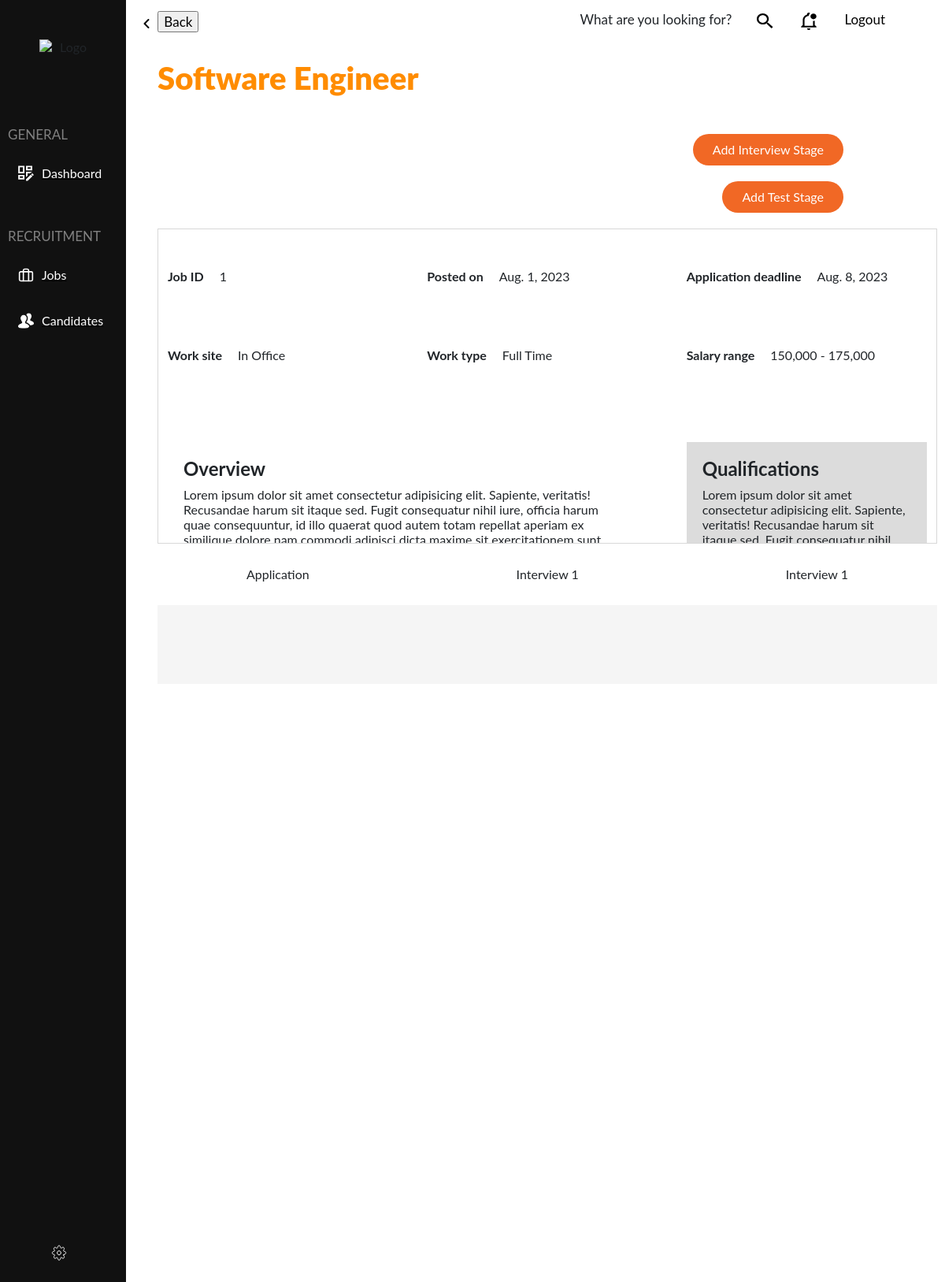
/recruiters/jobs/1 (signed in), run on an earlier commit of the app's database.
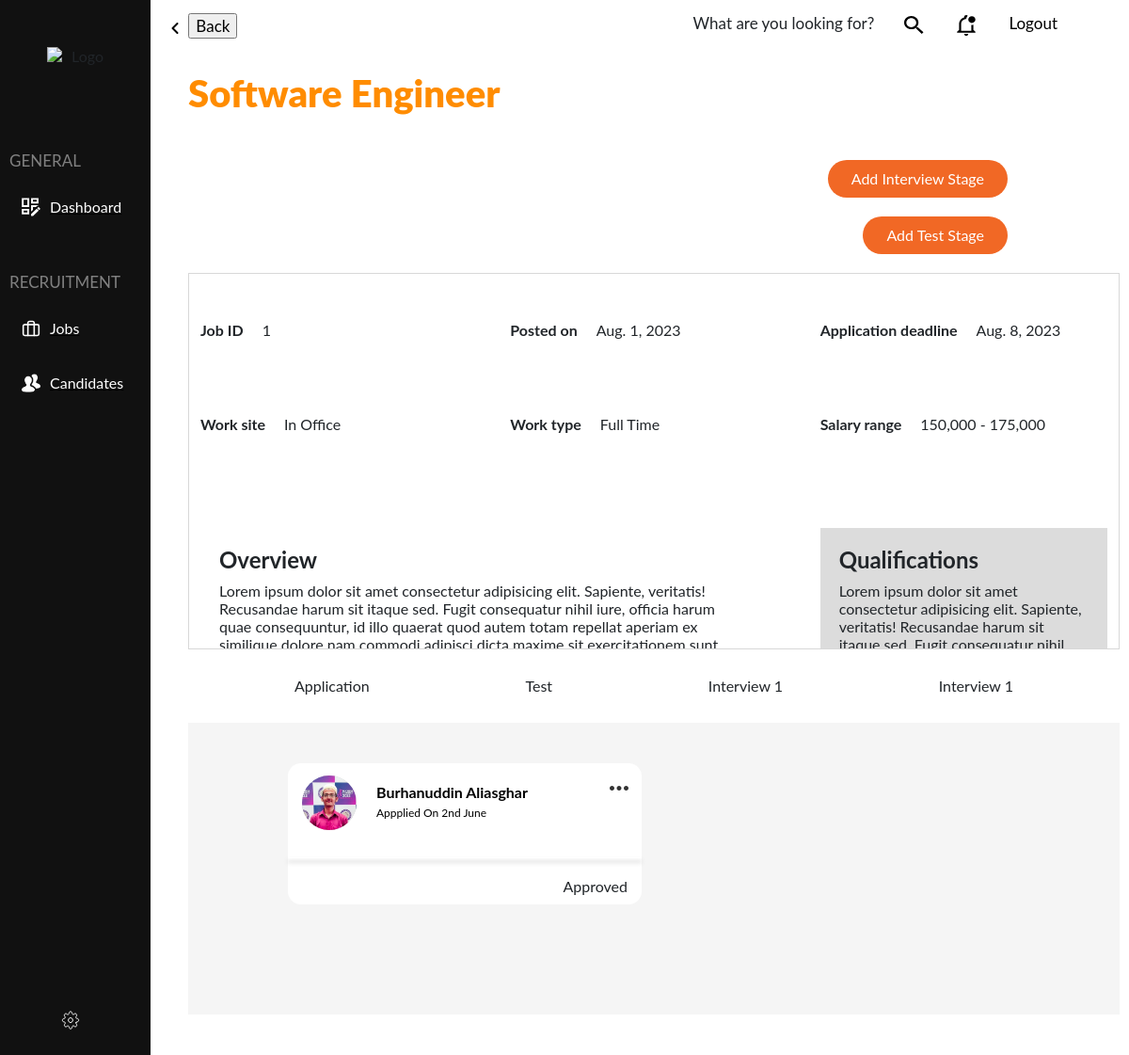
And on a later commit of the database.
### apps/applicants/models/job_stages.py (models this page shows, shortened)
class Base_Job_Stage(PolymorphicModel):
    name = models.CharField(
        verbose_name="Job Stage Name",
        max_length=128,
        db_index=False,
        default="Application",
    )
    job_ID = models.ForeignKey(
        to=Job,
        on_delete=models.CASCADE,
        db_index=True,
        related_name="job_stages"
    )
    created_By = models.ForeignKey(
        to=Recruiter,
        on_delete=models.CASCADE,
        db_index=True,
        related_name="job_stages_created"
    )
    description = models.TextField(
        verbose_name="Description",
        db_index=False,
        max_length=1024,
        null=True,
        blank=True,
    )
    start_Date = models.DateField(
        verbose_name="Start Date",
        auto_now=False,
        auto_now_add=False,
        db_index=False,
    )
    end_Date = models.DateField(
        verbose_name="End Date",
        auto_now=False,
        auto_now_add=False,
        db_index=False,
    )
    """If this is not done, the polymorphic manager will not work
    And Django will take all the child class objects as instance of a single child class
    This causes horrific error when deleting objects
    """
    non_polymorphic = models.Manager()
    class Meta:
        base_manager_name = 'non_polymorphic'

class Interview(Base_Job_Stage):
    ONLINE = 'O'
    IN_PERSON = 'I'
    INTERVIEW_TYPE_CHOICES = [
        (ONLINE, 'Online'),
        (IN_PERSON, 'In Person'),
    ]
    type = models.CharField(
        verbose_name="Interview Type",
        max_length=1,
        choices=INTERVIEW_TYPE_CHOICES,
        default=ONLINE,
    )
    duration = models.IntegerField(
        verbose_name="Each Interview Duration in Minutes",
        db_index=False,
    )
    class Meta:
        ordering = ['job_ID','start_Date', 'end_Date']
        verbose_name = "Interview Stage For Jobs"
        verbose_name_plural = "Interview Stages For Jobs"

class Base_Job_Stage(PolymorphicModel):
    name = models.CharField(
        verbose_name="Job Stage Name",
        max_length=128,
        db_index=False,
        default="Application",
    )
    job_ID = models.ForeignKey(
        to=Job,
        on_delete=models.CASCADE,
        db_index=True,
        related_name="job_stages"
    )
    created_By = models.ForeignKey(
        to=Recruiter,
        on_delete=models.CASCADE,
        db_index=True,
        related_name="job_stages_created"
    )
    description = models.TextField(
        verbose_name="Description",
        db_index=False,
        max_length=1024,
        null=True,
        blank=True,
    )
    start_Date = models.DateField(
        verbose_name="Start Date",
        auto_now=False,
        auto_now_add=False,
        db_index=False,
    )
    end_Date = models.DateField(
        verbose_name="End Date",
        auto_now=False,
        auto_now_add=False,
        db_index=False,
    )
    """If this is not done, the polymorphic manager will not work
    And Django will take all the child class objects as instance of a single child class
    This causes horrific error when deleting objects
    """
    non_polymorphic = models.Manager()
    class Meta:
        base_manager_name = 'non_polymorphic'

class Test(Base_Job_Stage):
    duration = models.IntegerField(
        verbose_name="Test Duration in Minutes",
        db_index=False,
    )
    class Meta:
        ordering = ['job_ID','start_Date', 'end_Date']
        verbose_name = "Test Stage For Jobs"
        verbose_name_plural = "Test Stages For Jobs"

### apps/applicants/models/job.py (models this page shows, shortened)
class Job(models.Model):
    title = models.CharField(
        verbose_name="Job Title",
        max_length=128,
        db_index=False,
    )
    overview = RichTextField(
        verbose_name="Job Description",
    )
    responsibilities = RichTextField(
        verbose_name="Job Responsibilities",
    )
    qualifications = RichTextField(
        verbose_name="Job Qualifications",
    )
    _25 = '25,000 - 50,000'
    _50 = '50,000 - 75,000'
    _75 = '75,000 - 100,000'
    _100 = '100,000 - 125,000'
    _125 = '125,000 - 150,000'
    _150 = '150,000 - 175,000'
    _175 = '175,000 - 200,000'
    _200 = '200,000 - 225,000'
    _225 = '225,000 - 250,000'
    _250 = '250,000 - 275,000'
    _275 = '275,000 - 300,000'
    _300 = '300,000 - 325,000'
    SALARY_RANGE_CHOICES = [
        (_25, '25,000 - 50,000'),
        (_50, '50,000 - 75,000'),
        (_75, '75,000 - 100,000'),
        (_100, '100,000 - 125,000'),
        (_125, '125,000 - 150,000'),
        (_150, '150,000 - 175,000'),
        (_175, '175,000 - 200,000'),
        (_200, '200,000 - 225,000'),
        (_225, '225,000 - 250,000'),
        (_250, '250,000 - 275,000'),
        (_275, '275,000 - 300,000'),
        (_300, '300,000 - 325,000')
    ]
    salary_Range = models.CharField(
        verbose_name="Salary Range",
        max_length=20,
        db_index=False,
        choices=SALARY_RANGE_CHOICES,
    )
    REMOTE = 'R'
    IN_OFFICE = 'O'
    HYBRID = 'H'
    WORK_SITE_CHOICES = [
        (REMOTE, 'Remote'),
        (IN_OFFICE, 'In Office'),
        (HYBRID, 'Hybrid'),
    ]
    work_Site = models.CharField(
        verbose_name="Work Site",
        max_length=1,
        choices=WORK_SITE_CHOICES,
        db_index=False,
    )
    FULL_TIME = 'F'
    PART_TIME = 'P'
    INTERNSHIP = 'I'
    CONTRACT = 'C'
    WORK_TYPE_CHOICES = [
        (FULL_TIME, 'Full Time'),
        (PART_TIME, 'Part Time'),
        (INTERNSHIP, 'Internship'),
        (CONTRACT, 'Contract'),
    ]
    work_Type = models.CharField(
        verbose_name="Work Type",
        max_length=1,
        choices=WORK_TYPE_CHOICES,
        db_index=False,
    )
    STATUS_CHOICES = [
        (True, 'Open'),
        (False, 'Closed'),
    ]
    open = models.BooleanField(
        verbose_name="Job Status",
        db_index=False,
        choices=STATUS_CHOICES,
        default=True,
    )
    created_By = models.ForeignKey(
        to=Recruiter,
        on_delete=models.CASCADE,
        db_index=True,
        related_name="jobs_created"
    )

### apps/applicants/models/candidate.py (models this page shows, shortened)
class Candidate(models.Model):
    candidate_ID = models.CharField(
        verbose_name="64-character Random ID string for Candidates",
        primary_key=True,
        max_length=64,
        db_index=False,
    )
    user = models.OneToOneField(
        to=User,
        on_delete=models.CASCADE,
        db_index=True,
        unique=True,
        verbose_name="User",
        related_name="candidate"
    )
    created_At = models.DateTimeField(
        verbose_name="Date and Time of Creation",
        auto_now=False,
        auto_now_add=True,
        db_index=False,
    )
    first_Name = models.CharField(
        max_length=64,
    )
    last_Name = models.CharField(
        max_length=64,
    )

### apps/applicants/models/stage_application.py (models this page shows, shortened)
class Candidate_Application(models.Model):
    application_ID = models.ForeignKey(
        to=Application,
        on_delete=models.CASCADE,
        db_index=True,
        related_name="candidate_applications"
    )
    candidate_ID = models.OneToOneField(
        to=Candidate,
        on_delete=models.CASCADE,
        db_index=True,
        related_name="candidate_application"
    )
    ACCEPTED = 'A'
    REJECTED = 'R'
    UNDECIDED = 'U'
    STATUS_CHOICES = [
        (ACCEPTED, 'Accepted'),
        (REJECTED, 'Rejected'),
        (UNDECIDED, 'Undecided'),
    ]
    status = models.CharField(
        verbose_name="Application Status",
        max_length=1,
        choices=STATUS_CHOICES,
        db_index=False,
    )
    profile = models.ForeignKey(
        to=Profile,
        on_delete=models.CASCADE,
        db_index=False,
        related_name="candidate_application"
    )
    education = models.ForeignKey(
        to=Education,
        on_delete=models.CASCADE,
        db_index=False,
        related_name="candidate_application"
    )
    experience = models.ForeignKey(
        to=Experience,
        on_delete=models.CASCADE,
        db_index=False,
        related_name="candidate_application"
    )

class Profile(models.Model):
    national_ID = models.CharField(
        verbose_name="National ID Card Number",
        max_length=13,
        db_index=True,
    )
    phone = models.CharField(
        verbose_name="Phone Number",
        max_length=11,
        db_index=True,
    )
    date_Of_Birth = models.DateField(
        verbose_name="Date of Birth",
        auto_now=False,
        auto_now_add=False,
        db_index=False,
    )
    photo_File_Name = models.CharField(
        max_length=64,
        null=True,
        db_index=False
    )
    resume_File_Name = models.CharField(
        max_length=64,
        db_index=False,
        null=False,
    )

### apps/recruiters/views.py (the view)
# urls.py: path('jobs/<int:job_id>', views.job_view, name='job'),
@login_required
@user_passes_test(a_helpers.is_recruiter)
def job(request, job_id):
    active_stage_id = request.GET.get('stage_id', None)
    active_stage_name = request.GET.get('stage_name', "application")
    context = r_helpers.get_job_context(int(job_id), active_stage_id, active_stage_name)
    return render(request, 'recruiters/job.html', context=context)

### apps/applicants/helpers.py (called while the page is built)
def is_recruiter(user):
    return user.groups.filter(name='Recruiters').exists()

### apps/recruiters/helpers.py (called while the page is built)
def filter_valid_candidates(candidates):
    valid_candidates = []
    for candidate in candidates:
        if hasattr(candidate, 'candidate_application'):
            valid_candidates.append(candidate)
    return valid_candidates

### apps/recruiters/templatetags/mytags.py (called while the page is built)
@register.simple_tag(name='get_candidate_img_src')
def get_candidate_img_src(candidate_ID):
    candidate_application = a_models.Candidate_Application.objects.get(candidate_ID=candidate_ID)
    file_name = a_models.Profile.objects.get(id=candidate_application.profile.id).photo_File_Name
    if file_name is None:
        file_name = ''
    path = settings.MEDIA_URL + 'candidate_documents/' + str(candidate_ID) + '/' + file_name
    print(path)
    return path

### templates/recruiters/job.html (shortened to what this page needs)
{% extends "recruiters/layout.html" %}
{% load static %}
{% load widget_tweaks %}
{% load mytags %}
{% block head %}
    <link href="{% static 'recruiters/styles.css' %}" rel="stylesheet">
    <link href="{% static 'recruiters/styles-job.css' %}" rel="stylesheet">
    <link href="{% static 'recruiters/styles-candidates.css' %}" rel="stylesheet">
    <link href="{% static 'applicants/css/job-description.css' %}" rel="stylesheet">
{% endblock %}
{% block head_content %}
        <div style="height: 60px;" id="add_interview_stage">
            <a href="{% url 'recruiters:create_stage' job.id 'interview' %}">
                <button class="button btn">Add Interview Stage</button>
            </a>
        </div>
        <div style="height: 60px;" id="add_test_stage">
            <a href="{% url 'recruiters:create_stage' job.id 'test' %}">
                <button class="button btn">Add Test Stage</button>
            </a>
        </div>
{% endblock %}
{% block content %}
    <div id="job-page" class="page">
        <div id="job-description-container-parent">
            {% include "applicants/div_job_description.html" %}
        </div>
        <div>
            <div class="navbar stages">
                <a href="{% url 'recruiters:job' job.id %}" class="navbar-item">
                    <button class="btn bottom-nav" style="width:fit-content">
                        Application
                    </button>
                </a>
                {% for test_stage in test_stages %}
                    <a href="{% url 'recruiters:job' job.id %}?stage_id={{test_stage.id}}&stage_name=test" class="navbar-item">
                        <button class="btn bottom-nav" style="width:fit-content">
                            {{ test_stage.name }}
                        </button>
                    </a>
                {% endfor %}
                {% for interview_stage in interview_stages %}
                    <a href="{% url 'recruiters:job' job.id %}?stage_id={{interview_stage.id}}&stage_name=interview" class="navbar-item">
                        <button class="btn bottom-nav" style="width:fit-content">
                            {{ interview_stage.name }}
                        </button>
                    </a>
                {% endfor %}
            </div>
            <div class="container-fluid candidates" id="job-candidates" data-url="{% url 'recruiters:get_div_job_candidates' job.id %}?active_stage_id={{ active_stage_id }}&active_stage_name={{ active_stage_name }}">
                {% include "recruiters/div_job_candidates.html" %}
            </div>
        </div>
    </div>
{% endblock %}

### templates/recruiters/div_job_candidates.html (shortened to what this page needs)
{% load static %}
{% load mytags %}
<div class="container">
    <div class="row accepted-candidates">
        {% for candidate in accepted_candidates %}
            <div class="col-md-4 candidate-box">
                <div class="rectangle-parent" id="groupContainer">
                    <a href="{% url 'recruiters:candidate' candidate.candidate_ID %}">
                        <div class="candidate-top">
                            <div class="ellipse-icon">
                                <img class="image" alt="" src="{% get_candidate_img_src candidate.candidate_ID %}" />
                            </div>
                            <div class="name">
                                <div>{{ candidate.first_Name }} {{ candidate.last_Name }}</div>
                                <div class="applied-on">Appplied On 2nd June</div>
                            </div>
                            <div class="icon dots">
                                <img alt="" src="{% static 'recruiters/icon-h-dots.svg' %}" />
                            </div>
                        </div>
                    </a>
                    <div class="above-line">
                    </div>
                    <div class="line"></div>
                    <div class="below-line">
                        Approved
                    </div>
                </div>
            </div>
        {% endfor %}
    </div>
</div>

What changed in the data, as far as the page shows it:
added Test: name "Test"
added Candidate: candidate_ID.photo_File_Name (picture), first_Name "Burhanuddin", last_Name "Aliasghar"
